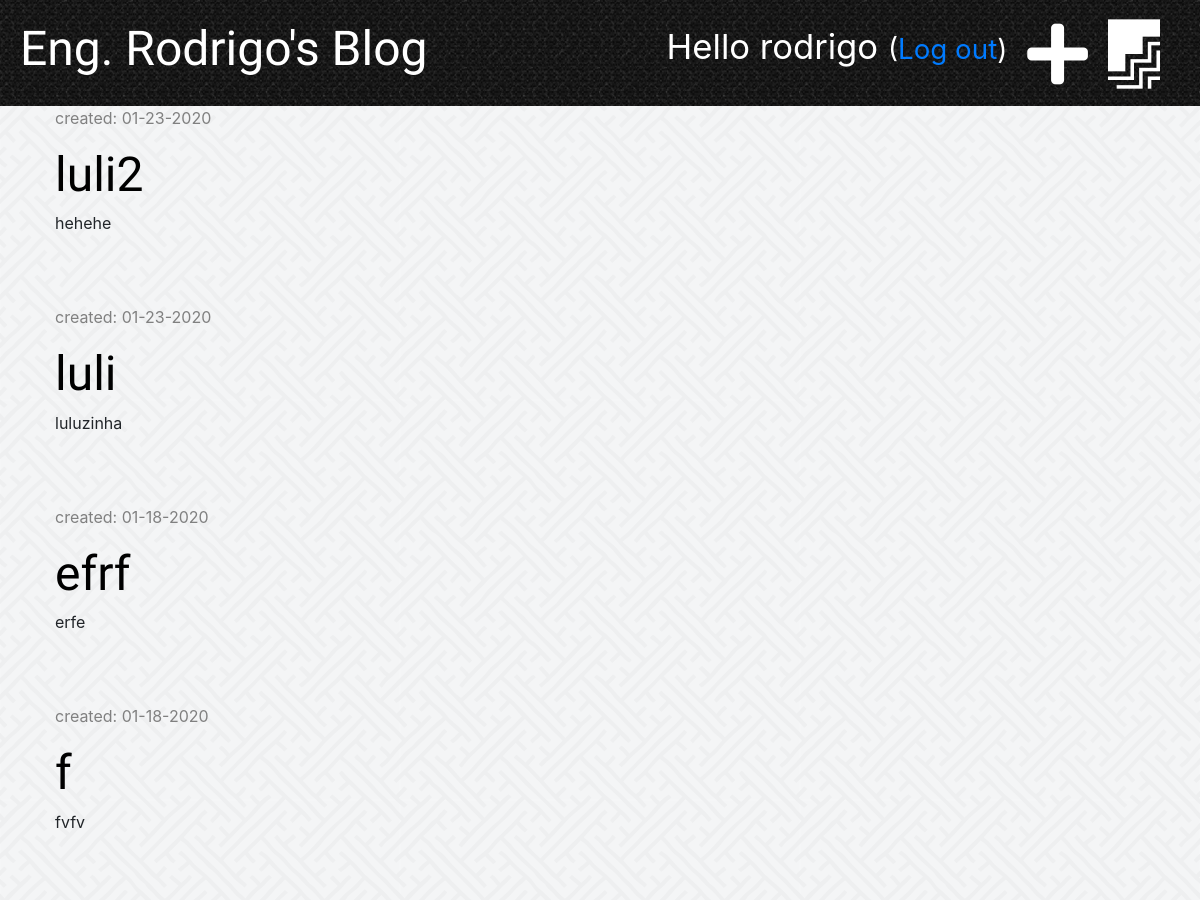
Before: /drafts/ (signed in, upper part) with the older database file.
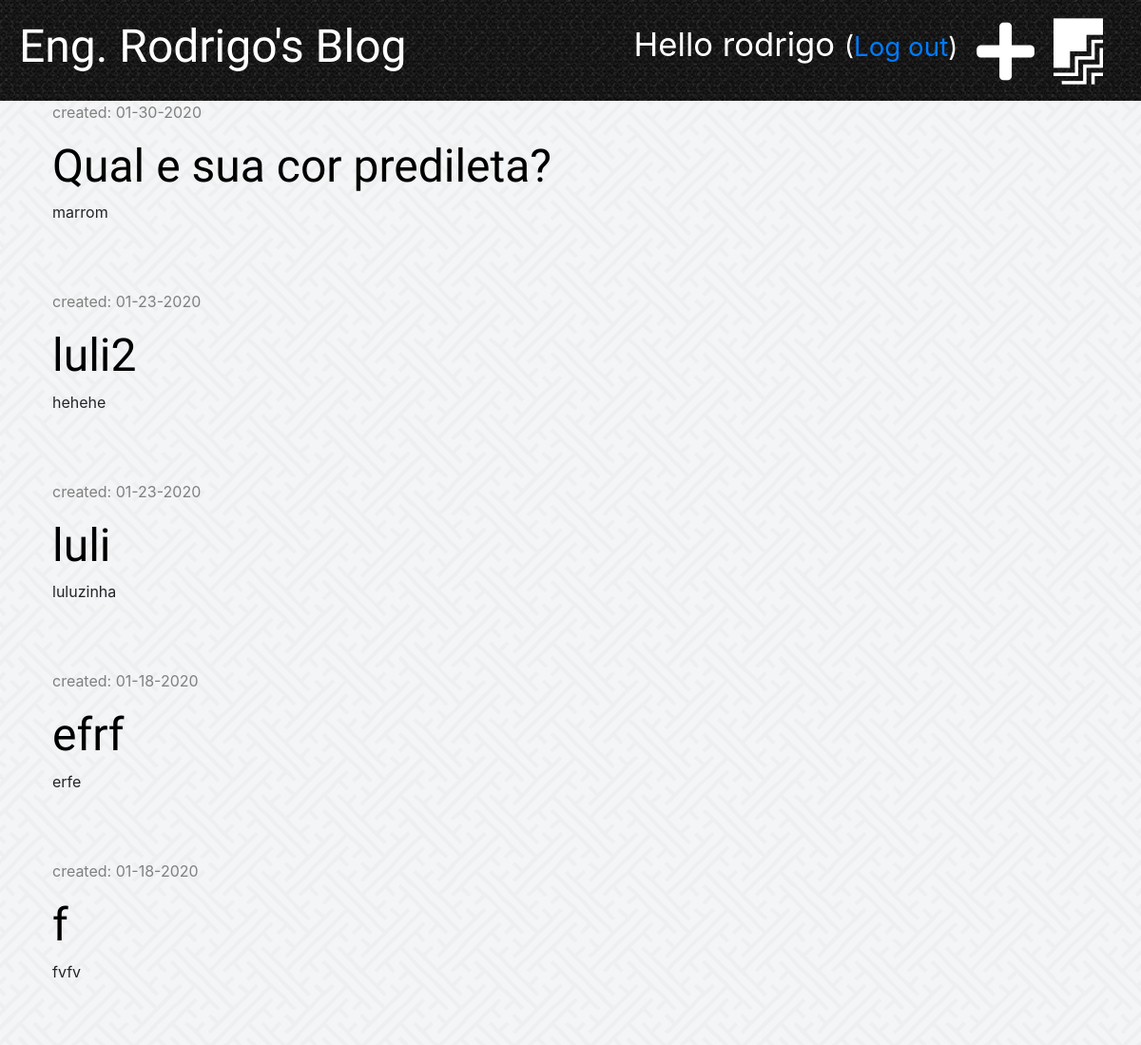
After: the same page with the newer database file.
### project/models.py (models this page shows, shortened)
class Post(models.Model):
    author = models.ForeignKey('auth.User', on_delete=models.CASCADE)
    title = models.CharField(max_length=200)
    text = models.TextField()
    created_date = models.DateTimeField(default=timezone.now)
    published_date = models.DateTimeField(blank=True, null=True)

### project/views.py (the view)
# urls.py: path('drafts/', views.post_draft_list, name='post_draft_list'),
@login_required
def post_draft_list(request):
    posts = Post.objects.filter(published_date__isnull=True).order_by('-created_date')
    stuff_for_frontend = {'posts': posts}
    return render(request, 'project/post_draft_list.html', stuff_for_frontend)

### project/templates/project/post_draft_list.html (shortened to what this page needs)
{% extends 'project/base.html' %}
{% block content %}
    {% for post in posts %}
        <div class="post">
            <p class="date">created: {{ post.created_date|date:'m-d-Y' }}</p>
            <h1><a href="{% url 'post_detail' pk=post.pk %}">{{ post.title }}</a></h1>
        <p>{{ post.text|truncatechars:500 }}</p>
        </div>
    {% endfor %}
{% endblock %}

Changed rows visible on the page:
added Post: created_date "01-30-2020", title "Qual e sua cor predileta?", text "marrom"
